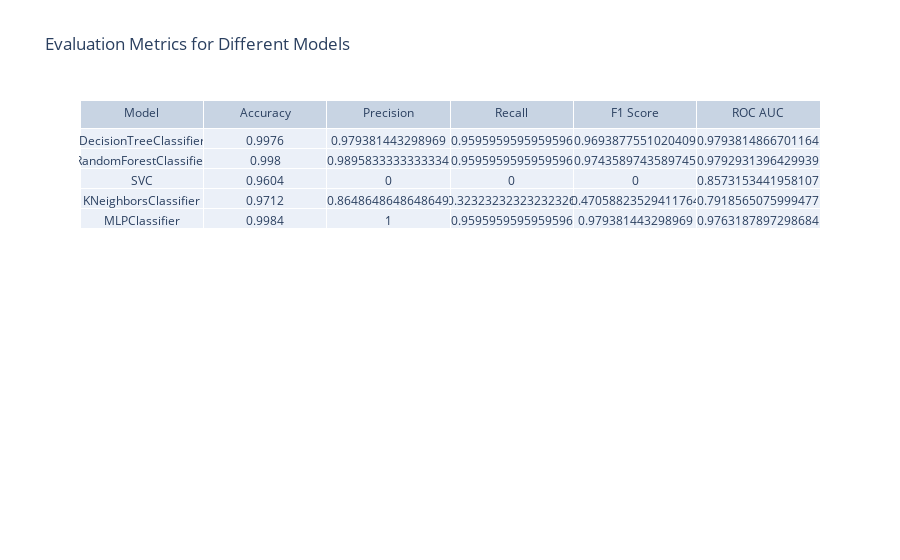

Write notebook code for a chart like this one.
### Code cell
evaluation_scores = []

# Evaluate the models
for model in models:
    model.fit(X_train, y_train)
    y_pred = model.predict(X_test)
    y_pred_proba = model.predict_proba(X_test)[:, 1]

    # Calculate the evaluation metrics
    accuracy = accuracy_score(y_test, y_pred)
    precision = precision_score(y_test, y_pred)
    recall = recall_score(y_test, y_pred)
    f1 = f1_score(y_test, y_pred)
    roc_auc = roc_auc_score(y_test, y_pred_proba)

    # Store the scores in a dictionary
    scores = {'Model': model.__class__.__name__,
              'Accuracy': accuracy,
              'Precision': precision,
              'Recall': recall,
              'F1 Score': f1,
              'ROC AUC': roc_auc}

    evaluation_scores.append(scores)

# Create a DataFrame from the evaluation scores
df_scores = pd.DataFrame(evaluation_scores)

# Plot the DataFrame using Plotly
fig = go.Figure(data=[go.Table(header=dict(values=list(df_scores.columns)),
                               cells=dict(values=[df_scores[col] for col in df_scores.columns]))
                     ])

fig.update_layout(title='Evaluation Metrics for Different Models')

fig.show()

### Figure 1 — Plotly figure (JSON) as saved in the notebook; plotly's stock layout.template omitted (floating-point values rounded to 4 significant figures)
{"data": [{"cells": {"values": [["DecisionTreeClassifier", "RandomForestClassifier", "SVC", "KNeighborsClassifier", "MLPClassifier"], [0.9976, 0.998, 0.9604, 0.9712, 0.9984], [0.9794, 0.9896, 0, 0.8649, 1], [0.9596, 0.9596, 0, 0.3232, 0.9596], [0.9694, 0.9744, 0, 0.4706, 0.9794], [0.9794, 0.9793, 0.8573, 0.7919, 0.9763]]}, "header": {"values": ["Model", "Accuracy", "Precision", "Recall", "F1 Score", "ROC AUC"]}, "type": "table"}], "layout": {"title": {"text": "Evaluation Metrics for Different Models"}}}
